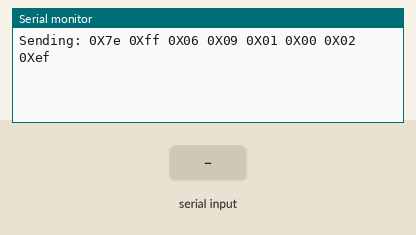
Recording of a sketch running on a simulated Arduino Uno, built with avr-gcc and run on an emulated ATmega328P. Shown: the last lines printed to the serial monitor. Inputs (shaded band) come from the test bench.

Above: at 2.2 s.
2.3 s: "<?>" received over Serial
At 3.6 s:
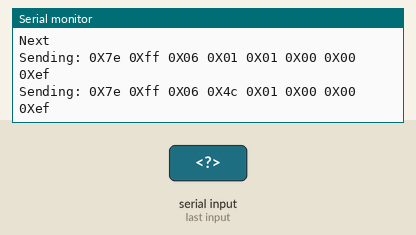
3.9 s: byte 112 ('p') received over Serial
At 4.6 s:
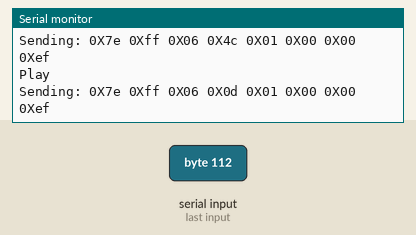
5.4 s: byte 80 ('P') received over Serial
At 6.7 s:
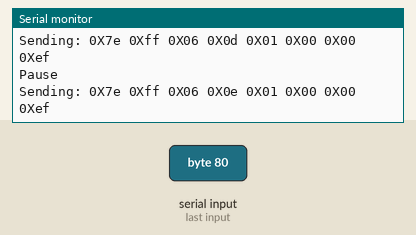
7.0 s: byte 115 ('s') received over Serial
At 8.0 s:
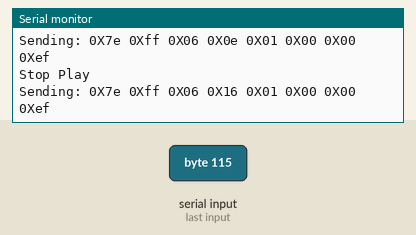
8.5 s: byte 45 ('-') received over Serial
At 9.1 s:
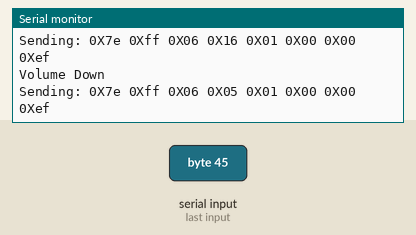
10.0 s: byte 99 ('c') received over Serial
At 11.4 s:
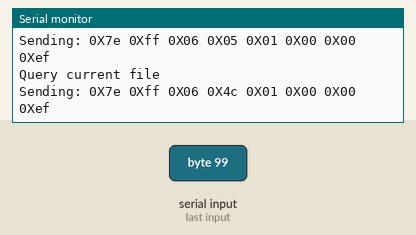

Measured:
- after the input at 2.3 s, the serial monitor: prints a new line at once (image 1)
- after the input at 3.9 s, the serial monitor: prints a new line after 0.07 s (image 2)
- after the input at 5.4 s, the serial monitor: prints a new line after 0.10 s (image 3)
- after the input at 7.0 s, the serial monitor: prints a new line at once (image 4)
- after the input at 8.5 s, the serial monitor: prints a new line after 0.06 s (image 5)
- after the input at 10.0 s, the serial monitor: prints a new line after 0.09 s (image 6)

The sketch:

Aideepen-basic-test.ino
```cpp
/***********************************************************/
// Demo for the Serial MP3 Player Catalex (YX5300 chip)
// Hardware: Serial MP3 Player *1
// Board:  Arduino UNO
// http://www.dx.com/p/uart-control-serial-mp3-music-player-module-for-arduino-avr-arm-pic-blue-silver-342439#.VfHyobPh5z0
//
//
//


// Uncomment SoftwareSerial for Arduino Uno or Nano.

#include <SoftwareSerial.h>

#define ARDUINO_RX 5  //should connect to TX of the Serial MP3 Player module
#define ARDUINO_TX 6  //connect to RX of the module

SoftwareSerial mp3(ARDUINO_RX, ARDUINO_TX);

// Uncomment next line if you are using an Arduino Mega.
//#define mp3 Serial3    // Connect the MP3 Serial Player to the Arduino MEGA Serial3 (14 TX3 -> RX, 15 RX3 -> TX)

static int8_t Send_buf[8] = {0}; // Buffer for Send commands.  // BETTER LOCALLY
static uint8_t ansbuf[10] = {0}; // Buffer for the answers.    // BETTER LOCALLY

String mp3Answer;           // Answer from the MP3.


String sanswer(void);
String sbyte2hex(uint8_t b);


/************ Command byte **************************/
#define CMD_NEXT_SONG     0X01  // Play next song.
#define CMD_PREV_SONG     0X02  // Play previous song.
#define CMD_PLAY_W_INDEX  0X03
#define CMD_VOLUME_UP     0X04
#define CMD_VOLUME_DOWN   0X05
#define CMD_SET_VOLUME    0X06

#define CMD_SNG_CYCL_PLAY 0X08  // Single Cycle Play.
#define CMD_SEL_DEV       0X09
#define CMD_SLEEP_MODE    0X0A
#define CMD_WAKE_UP       0X0B
#define CMD_RESET         0X0C
#define CMD_PLAY          0X0D
#define CMD_PAUSE         0X0E
#define CMD_PLAY_FOLDER_FILE 0X0F

#define CMD_STOP_PLAY     0X16  // Stop playing continuously.
#define CMD_FOLDER_CYCLE  0X17
#define CMD_SHUFFLE_PLAY  0x18 //
#define CMD_SET_SNGL_CYCL 0X19 // Set single cycle.

#define CMD_SET_DAC 0X1A
#define DAC_ON  0X00
#define DAC_OFF 0X01

#define CMD_PLAY_W_VOL    0X22
#define CMD_PLAYING_N     0x4C
#define CMD_QUERY_STATUS      0x42
#define CMD_QUERY_VOLUME      0x43
#define CMD_QUERY_FLDR_TRACKS 0x4e
#define CMD_QUERY_TOT_TRACKS  0x48
#define CMD_QUERY_FLDR_COUNT  0x4f

/************ Opitons **************************/
#define DEV_TF            0X02


/*********************************************************************/

void setup()
{
  Serial.begin(9600);
  mp3.begin(9600);
  delay(500);

  sendCommand(CMD_SEL_DEV, 0, DEV_TF);
  delay(500);

}


void loop()
{
  char c = ' ';

  // If there a char on Serial call sendMP3Command to sendCommand
  if ( Serial.available() )
  {
    c = Serial.read();
    sendMP3Command(c);
  }

  // Check for the answer.
  if (mp3.available())
  {
    Serial.println(decodeMP3Answer());
  }
  delay(100);
}


/********************************************************************************/
/*Function sendMP3Command: seek for a 'c' command and send it to MP3  */
/*Parameter: c. Code for the MP3 Command, 'h' for help.                                                                                                         */
/*Return:  void                                                                */

void sendMP3Command(char c) {

  switch (c) {
    case '?':
    case 'h':
      Serial.println("HELP  ");
      Serial.println(" p = Play");
      Serial.println(" P = Pause");
      Serial.println(" > = Next");
      Serial.println(" < = Previous");
      Serial.println(" s = Stop Play");
      Serial.println(" + = Volume UP");
      Serial.println(" - = Volume DOWN");
      Serial.println(" c = Query current file");
      Serial.println(" q = Query status");
      Serial.println(" v = Query volume");
      Serial.println(" x = Query folder count");
      Serial.println(" t = Query total file count");
      Serial.println(" f = Play folder 1.");
      Serial.println(" S = Sleep");
      Serial.println(" W = Wake up");
      Serial.println(" 1 = Play track 1");
      Serial.println(" 2 = Play track 2");
      Serial.println(" 3 = Play track 3");
      Serial.println(" 4 = Play track 4");
      Serial.println(" 5 = Play track 5");
      break;


    case 'p':
      Serial.println("Play ");
      sendCommand(CMD_PLAY);
      break;

    case 'P':
      Serial.println("Pause");
      sendCommand(CMD_PAUSE);
      break;

    case '>':
      Serial.println("Next");
      sendCommand(CMD_NEXT_SONG);
      sendCommand(CMD_PLAYING_N); // ask for the number of file is playing
      break;

    case '<':
      Serial.println("Previous");
      sendCommand(CMD_PREV_SONG);
      sendCommand(CMD_PLAYING_N); // ask for the number of file is playing
      break;

    case 's':
      Serial.println("Stop Play");
      sendCommand(CMD_STOP_PLAY);
      break;


    case '+':
      Serial.println("Volume Up");
      sendCommand(CMD_VOLUME_UP);
      break;

    case '-':
      Serial.println("Volume Down");
      sendCommand(CMD_VOLUME_DOWN);
      break;

    case 'c':
      Serial.println("Query current file");
      sendCommand(CMD_PLAYING_N);
      break;

    case 'q':
      Serial.println("Query status");
      sendCommand(CMD_QUERY_STATUS);
      break;

    case 'v':
      Serial.println("Query volume");
      sendCommand(CMD_QUERY_VOLUME);
      break;

    case 'x':
      Serial.println("Query folder count");
      sendCommand(CMD_QUERY_FLDR_COUNT);
      break;

    case 't':
      Serial.println("Query total file count");
      sendCommand(CMD_QUERY_TOT_TRACKS);
      break;

    case 'f':
      Serial.println("Playing folder 1");
      sendCommand(CMD_FOLDER_CYCLE, 1, 0);
      break;

    case 'S':
      Serial.println("Sleep");
      sendCommand(CMD_SLEEP_MODE);
      break;

    case 'W':
      Serial.println("Wake up");
      sendCommand(CMD_WAKE_UP);
      break;

    case 'r':
      Serial.println("Reset");
      sendCommand(CMD_RESET);
      break;

     case '1':
       Serial.println("play 1");
       sendCommand(CMD_PLAY_W_INDEX,0x00,0x01);
       break;

     case '2':
       Serial.println("play 2");
       sendCommand(CMD_PLAY_W_INDEX,0x00,0x02);
       break;

     case '3':
       Serial.println("play 3");
       sendCommand(CMD_PLAY_W_INDEX,0x00,0x03);
       break;

     case '4':
       Serial.println("play 4");
       sendCommand(CMD_PLAY_W_INDEX,0x00,0x04);
       break;

     case '5':
       Serial.println("play 5");
       sendCommand(CMD_PLAY_W_INDEX,0x00,0x05);
       break;
  }
}


/********************************************************************************/
/*Function decodeMP3Answer: Decode MP3 answer.                                  */
/*Parameter:-void                                                               */
/*Return: The                                                  */

String decodeMP3Answer() {
  String decodedMP3Answer = "";

  decodedMP3Answer += sanswer();

  switch (ansbuf[3]) {
    case 0x3A:
      decodedMP3Answer += " -> Memory card inserted.";
      break;

    case 0x3D:
      decodedMP3Answer += " -> Completed play num " + String(ansbuf[6], DEC);
      break;

    case 0x40:
      decodedMP3Answer += " -> Error";
      break;

    case 0x41:
      decodedMP3Answer += " -> Data recived correctly. ";
      break;

    case 0x42:
      decodedMP3Answer += " -> Status playing: " + String(ansbuf[6], DEC);
      break;

    case 0x48:
      decodedMP3Answer += " -> File count: " + String(ansbuf[6], DEC);
      break;

    case 0x4C:
      decodedMP3Answer += " -> Playing: " + String(ansbuf[6], DEC);
      break;

    case 0x4E:
      decodedMP3Answer += " -> Folder file count: " + String(ansbuf[6], DEC);
      break;

    case 0x4F:
      decodedMP3Answer += " -> Folder count: " + String(ansbuf[6], DEC);
      break;
  }

  return decodedMP3Answer;
}


/********************************************************************************/
/*Function: Send command to the MP3                                             */
/*Parameter: byte command                                                       */
/*Parameter: byte dat1 parameter for the command                                */
/*Parameter: byte dat2 parameter for the command                                */

void sendCommand(byte command){
  sendCommand(command, 0, 0);
}

void sendCommand(byte command, byte dat1, byte dat2){
  delay(20);
  Send_buf[0] = 0x7E;    //
  Send_buf[1] = 0xFF;    //
  Send_buf[2] = 0x06;    // Len
  Send_buf[3] = command; //
  Send_buf[4] = 0x01;    // 0x00 NO, 0x01 feedback
  Send_buf[5] = dat1;    // datah
  Send_buf[6] = dat2;    // datal
  Send_buf[7] = 0xEF;    //
  Serial.print("Sending: ");
  for (uint8_t i = 0; i < 8; i++)
  {
    mp3.write(Send_buf[i]) ;
    Serial.print(sbyte2hex(Send_buf[i]));
  }
  Serial.println();
}


/********************************************************************************/
/*Function: sbyte2hex. Returns a byte data in HEX format.                       */
/*Parameter:- uint8_t b. Byte to convert to HEX.                                */
/*Return: String                                                                */


String sbyte2hex(uint8_t b)
{
  String shex;

  shex = "0X";

  if (b < 16) shex += "0";
  shex += String(b, HEX);
  shex += " ";
  return shex;
}


/********************************************************************************/
/*Function: shex2int. Returns a int from an HEX string.                         */
/*Parameter: s. char *s to convert to HEX.                                      */
/*Parameter: n. char *s' length.                                                */
/*Return: int                                                                   */

int shex2int(char *s, int n){
  int r = 0;
  for (int i=0; i<n; i++){
     if(s[i]>='0' && s[i]<='9'){
      r *= 16;
      r +=s[i]-'0';
     }else if(s[i]>='A' && s[i]<='F'){
      r *= 16;
      r += (s[i] - 'A') + 10;
     }
  }
  return r;
}


/********************************************************************************/
/*Function: sanswer. Returns a String answer from mp3 UART module.          */
/*Parameter:- uint8_t b. void.                                                  */
/*Return: String. If the answer is well formated answer.                        */

String sanswer(void)
{
  uint8_t i = 0;
  String mp3answer = "";

  // Get only 10 Bytes
  while (mp3.available() && (i < 10))
  {
    uint8_t b = mp3.read();
    ansbuf[i] = b;
    i++;

    mp3answer += sbyte2hex(b);
  }

  // if the answer format is correct.
  if ((ansbuf[0] == 0x7E) && (ansbuf[9] == 0xEF))
  {
    return mp3answer;
  }

  return "???: " + mp3answer;
}
```
